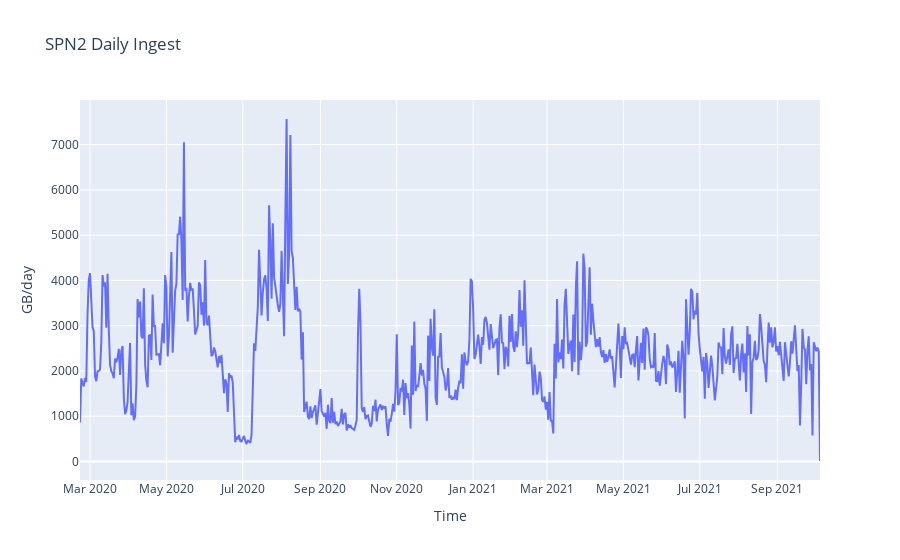

This figure's notebook cell:
### Code cell
from plotly import express as px

px.line(y=spn2.gb, x=spn2.index, labels={'x': 'Time', 'y': 'GB/day'}, title='SPN2 Daily Ingest')

### Figure 1 — Plotly figure (JSON) as saved in the notebook; plotly's stock layout.template omitted (floating-point values rounded to 4 significant figures; data arrays with more than 128 entries replaced by an {"elided": "..."} marker saying what was removed)
{"data": [{"hovertemplate": "Time=%{x}<br>GB/day=%{y}<extra></extra>", "legendgroup": "", "line": {"color": "#636efa", "dash": "solid"}, "mode": "lines", "name": "", "orientation": "v", "showlegend": false, "type": "scatter", "x": {"elided": "592 str values"}, "xaxis": "x", "y": {"elided": "592 float values"}, "yaxis": "y"}], "layout": {"legend": {"tracegroupgap": 0}, "title": {"text": "SPN2 Daily Ingest"}, "xaxis": {"anchor": "y", "domain": [0, 1], "title": {"text": "Time"}}, "yaxis": {"anchor": "x", "domain": [0, 1], "title": {"text": "GB/day"}}}}
